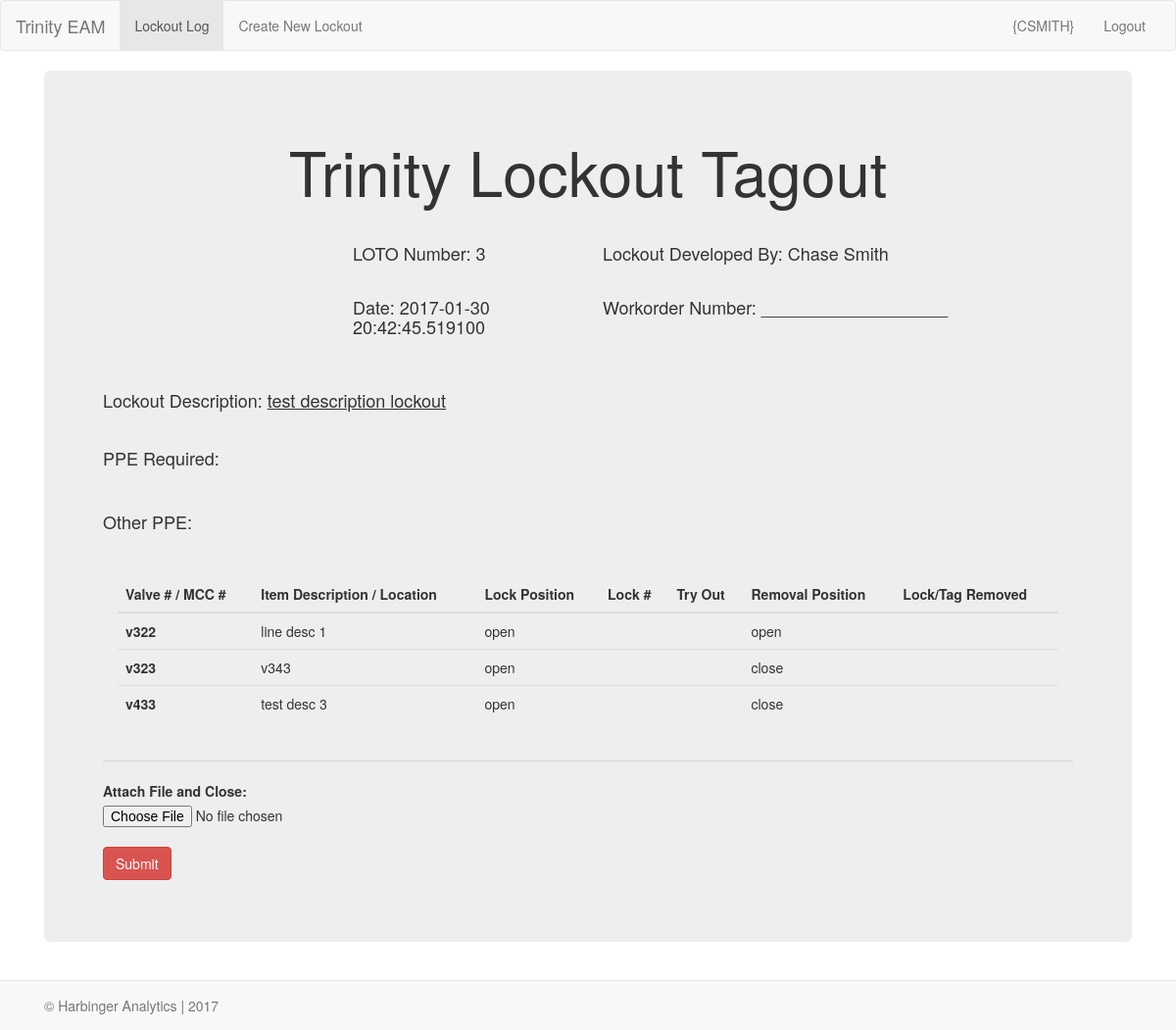
/lockout/3, run on the app's committed database.
### models.py (models this page shows, shortened)
class Lockout(db.Model):
    __tablename__="lockout"
    id=db.Column(db.Integer, primary_key=True)
    lockout_description=db.Column(db.String(200), nullable=False)
    lockout_author = db.relationship('User', backref=db.backref('lockout_author', lazy='dynamic'))
    user_id=db.Column('user_id', db.Integer, db.ForeignKey('user.id'))
    filename=db.Column(db.String(300), nullable=True)
    status=db.Column(db.Boolean(), default=True)
    goggles=db.Column(db.Boolean(), default=False)
    faceshield=db.Column(db.Boolean(),default=False)
    fullface=db.Column(db.Boolean(), default=False)
    dustmask=db.Column(db.Boolean(), default=False)
    leathergloves=db.Column(db.Boolean(), default=False)
    saranax=db.Column(db.Boolean(), default=False)
    nitrilegloves=db.Column(db.Boolean(), default=False)
    chemicalgloves=db.Column(db.Boolean(), default=False)
    chemicalsuit=db.Column(db.Boolean(),default=False)
    tyrex=db.Column(db.Boolean(),default=False)
    rubberboots=db.Column(db.Boolean(),default=False)
    sar=db.Column(db.Boolean(),default=False)
    data=db.Column(db.LargeBinary(),nullable=True,)
    date=db.Column(db.DateTime)
    ppe=db.Column(db.String(50), nullable=True)

class User(db.Model):
    __tablename__="user"
    id=db.Column(db.Integer, primary_key=True)
    username=db.Column(db.String(20), unique=True)
    first_name=db.Column(db.String(20), nullable=False)
    last_name=db.Column(db.String(20), nullable=False)
    position=db.Column(db.String(50), nullable=False)

class Lockout_Line(db.Model):
    __tablename__="lockout_line"
    id=db.Column(db.Integer, primary_key=True)
    valve_number=db.Column(db.String(10), nullable=False)
    line_description=db.Column(db.String(50), nullable=True)
    lock_position=db.Column(db.String(10), nullable=False)
    removal_position=db.Column(db.String(10), nullable=False)
    lockout=db.relationship('Lockout', backref=db.backref('lockout', lazy='dynamic'))
    lockout_id=db.Column('lockout_id', db.Integer, db.ForeignKey('lockout.id'))

### app.py (the view)
@app.route('/lockout/<int:this_lockout_id>', methods=['POST', 'GET'])
def this_lockout(this_lockout_id):
    this_lockout=db.session.query(Lockout).filter_by(id=this_lockout_id).first()
    lockout_lines=this_lockout.lockout
    if request.method=='POST':
        files = request.files['inputFile']
        this_file=db.session.query(Lockout).first()
        this_file.filename=filename=files.filename
        this_file.data=files.read()
        this_lockout.status=False
        db.session.commit()
        return redirect(url_for('index'))
    else:
        return render_template('upload.html', this_lockout=this_lockout, lockout_lines=lockout_lines)

### templates/upload.html (shortened to what this page needs)
{% extends "base.html" %}
{% import "bootstrap/wtf.html" as wtf %}
{% block content %}
<div class="container-fluid">
  <div class="jumbotron">
      <div class="text-center">
        <h1> Trinity Lockout Tagout </h1>
      </div>
        <br>
        <div class="row">
          <div class="col-xs-3 col-xs-offset-3 form-group">
            <h4> LOTO Number: {{ this_lockout.id }} </h4>
          </div>
          <div class="col-xs-6 form-group">
            <h4>Lockout Developed By: {{ this_lockout.lockout_author.first_name }} {{ this_lockout.lockout_author.last_name }}</h4>
          </div>
          <div class="col-xs-3 col-xs-offset-3 form-group">
            <h4>Date: {{ this_lockout.date }}</h4>
          </div>
          <div class="col-xs-6 form-group">
            <h4>Workorder Number: ___________________</h4>
          </div>
        </div>
      <br>
      <div class="row">
        <div class="col-xs-12">
          <h4>Lockout Description: <u>{{ this_lockout.lockout_description }}</u></h4>
        </div>
      </div>
          <br>
          <h4> PPE Required: </h4>
            <div class="col-xs-6 form-group">
            </div>
          <div class="row">
            <div class="col-xs-12 form-group">
              <h4>Other PPE:<u>{{ this_lockout.ppe }}</u></h4>
            </div>
          </div>
    <br>
  <div class="container">
    <table class="table">
      <thead>
        <tr>
          <th>Valve # / MCC #</th>
          <th>Item Description / Location</th>
          <th>Lock Position</th>
          <th>Lock #</th>
          <th>Try Out</th>
          <th>Removal Position</th>
          <th>Lock/Tag Removed</th>
        </tr>
      </thead>
      <tbody>
    {% for each in lockout_lines %}
        <tr>
          <th scope="row">{{ each.valve_number}}</th>
            <td>{{ each.line_description }}</td>
            <td>{{ each.lock_position }}</td>
            <td></td>
            <td></td>
            <td>{{ each.removal_position }}</td>
            <td></td>
        </tr>
    {% endfor %}
      </tbody>
    </table>
  </div>
<hr>
  <form method="POST" enctype=multipart/form-data action="/lockout/{{this_lockout.id}}">
    <div class="form-group">
      <label for="attach">Attach File and Close:</label>
      <input  id="attach" type="file" class="file" name="inputFile">
      <br>
      <button  type="submit" class="btn btn-danger">Submit</button>
    </div>
  </form>
  </div>
</div>
{% endblock %}

### templates/base.html (shortened to what this page needs)
<!DOCTYPE html>
<html>
  <head>
    {% block head %}
    <link href="{{ url_for('static', filename='bootstrap.min.css') }}" rel="stylesheet">
    <link href="{{ url_for('static', filename='style.css') }}" rel="stylesheet">
    {% endblock %}
  </head>
  <body>
  <nav class="navbar navbar-default">
  <div class="container-fluid">
    <div class="navbar-header">
      <a class="navbar-brand" href="/">Trinity EAM</a>
    </div>
    <div class="collapse navbar-collapse">
      <ul class="nav navbar-nav">
        <li class="active"><a href="/">Lockout Log <span class="sr-only">(current)</span></a></li>
        <li><a href="/lockout">Create New Lockout</a></li>
      </ul>
      <ul class="nav navbar-nav navbar-right">
        <li><a href="/user">{CSMITH}</a></li>
        <li><a href="/logout">Logout</a></li>
      </ul>
    </div>
  </div>
</nav>
    <div class="container"   style="margin-bottom: 60px;">
      {% block content %}{% endblock %}
    </div>
    <div class="navbar navbar-default navbar-fixed-bottom" role="navigation"  style="margin-bottom: 0px;" >
    	<div class="container">
    		<p class ="navbar-text"> &copy; Harbinger Analytics | 2017</p>
    	</div>
    </div>
  </body>
</html>

### static/style.css (style rules this page uses)
hr { background-color: blue; }

### data on the page
Lockout: id "3", date "2017-01-30 20:42:45.519100", lockout_description "test description lockout"
User: lockout_author.first_name "Chase", lockout_author.last_name "Smith"
Lockout_Line: valve_number "v322", line_description "line desc 1", lock_position "open", removal_position "open"
Lockout_Line: valve_number "v323", line_description "v343", lock_position "open", removal_position "close"
Lockout_Line: valve_number "v433", line_description "test desc 3", lock_position "open", removal_position "close"
